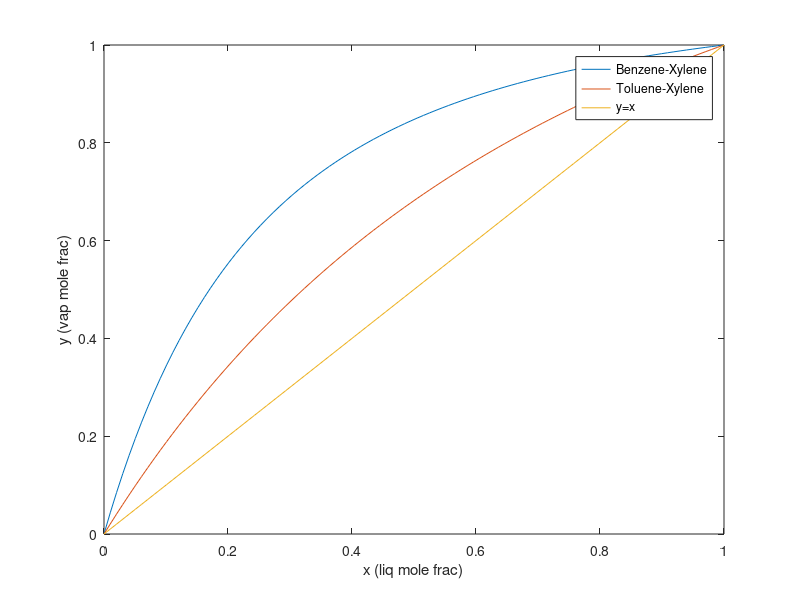

This figure's MATLAB source: (Note: this script raises an error after producing the figure.)
clc
clear all

%% Constants:

% Antoine Constants [B T X]
A = [6.905 6.954 6.99];
B = [1211.03 1344.8 1453.43];
C = [220.79 219.48 215.31];
P_tot = 1.1*750.061; %pressure total
F=100; %kmol/hr feed flow rate
zf=[1,1,1]/3; %intial feed composition
lhv_bz = 33900; %kJ/kmol
lhv_tl = 35000; %kJ/kmol
rho_L = 786.3; %kg/m³
rho_V = 2.577; %kg/m³
%1 = benzene; 2 = toluene; 3 = xylene;

%% Relative volatility cal

% Benzene & Xylene 
x_grid = linspace(0,1,100);
for i = 1:length(x_grid)
    fun1 = @(T) (P_tot-x_grid(i)*10^(A(1)-B(1)/(C(1)+T))-(1-x_grid(i))*10^(A(3)-B(3)/(C(3)+T)));
    T_bx(i) = fzero(fun1,30);
    y_bx(i) = x_grid(i)*10^(A(1)-B(1)/(C(1)+T_bx(i)))/P_tot;
end

%least square curve fit 
fun3 = @(alpha,x) (alpha.*x./(alpha.*x+(1-x))); 
alpha(1) = lsqcurvefit(fun3,1,x_grid,y_bx);


% Toluene & Xylene
for i = 1:length(x_grid)
    fun2 = @(T) (P_tot-x_grid(i)*10^(A(2)-B(2)/(C(2)+T))-(1-x_grid(i))*10^(A(3)-B(3)/(C(3)+T)));
    T_tx(i) = fzero(fun2,30);
    y_tx(i) = x_grid(i)*10^(A(2)-B(2)/(C(2)+T_tx(i)))/P_tot;
end

alpha(2) = lsqcurvefit(fun3,1,x_grid,y_tx);
alpha(3) = 1;
global a
a = alpha;

plot(x_grid,y_bx,x_grid,y_tx,x_grid,x_grid)
legend('Benzene-Xylene','Toluene-Xylene','y=x',Location='southeast');
xlabel('x (liq mole frac)'); ylabel('y (vap mole frac)');
axis([0 1 0 1])

%% Feasibility limit

a = alpha;  
x_d1_grid = 1:-0.01:zf(1);
y2_sol = zeros(length(x_d1_grid),1);
tol = 1e-1;

for i = 2:length(x_d1_grid)
    f = @(y2) str_locus(a,zf,x_d1_grid(i),y2);
    y2_guess = 1-abs(x_d1_grid);
    for j = 1:length(y2_guess)
        sol_return(j) = fzero(f,y2_guess(j));
        k = abs(sol_return(j)-y2_sol(i-1));
        if(k<tol)
            y2_sol(i) = sol_return(j);
        break
        end
    end
end

y2_sol=y2_sol';

%maximum impurity
x_d1 = 0.99;
[~, idx] = min(abs(x_d1_grid - x_d1));
feasibility_limit = y2_sol(idx);

%Rmin of heavy key
x_d2_grid = linspace(1e-8,feasibility_limit,51);
x_d3_grid = 1-x_d2_grid-x_d1;
x_b1 = 0.01;
k1 = (zf(1)-x_b1)/(x_d1-zf(1)); %lever rule

%B = bottom flow; D = distillate flow;
B = F/(k1+1);
D = k1*B;
R_min = zeros(1, length(x_d2_grid));  

for j = 1:length(x_d2_grid)
    xD = [x_d1, x_d2_grid(j), x_d3_grid(j)];
    xB = [x_b1, zf(2) - k1 * (xD(2) - zf(2)), zf(3) - k1 * (xD(3) - zf(3))];
    b = linspace(0.95, 0.01, length(x_d2_grid));
    area = zeros(length(b),1);
    xpr_guess = [0, 1];
    xps_guess = [1, 0];

    for p = 1:length(b)
        r = b(p) / (1 - b(p));
        s = (r + 1) * k1;
        xD_trim = xD(1:2);
        xB_trim = xB(1:2);
        a_trim = a(1:2);
        f = @(x) rctf_sadle(xD_trim, r, a_trim, x);
        f2 = @(x) str_node(xB_trim, s, a_trim, x);
        xp_r = fsolve(f, xpr_guess);
        xp_s = fsolve(f2, xps_guess);
        xpr_guess = xp_r;
        xps_guess = xp_s;
        e1 = (zf(1:2) - xp_r)';
        e2 = (xp_s - xp_r)';
        area(p) = det([e1 e2]);
    end

    idx = find(area < 0, 1);
  
    disp(['Iteration j = ', num2str(j)]);
    disp(['Index found: ', num2str(idx)]);
    
    if ~isempty(idx)
        b_req = b(idx);
        R_min(j) = b_req / (1 - b_req);
    end
end

%disp('Final R_min values:');
%disp(R_min);
R_operation = 1.25.*R_min;

for j = 1:length(R_operation)
    R = R_operation(j);
    N = 50;
    xD = [x_d1, x_d2_grid(j), x_d3_grid(j)];
    xB = [x_b1, zf(2) - k1 * (xD(2) - zf(2)), zf(3) - k1 * (xD(3) - zf(3))];
    xa_d = xD(1);
    xa_b = xB(1);
    k1 = @(xa_b) (zf(1) - xa_b) / (xa_d - zf(1));

    B = F / (k1(xa_b) + 1);
    D = k1(xa_b) * B;

    V = (R + 1) * D;
    L_rectifying = R * D;
    S = V / B;
    L_stripping = (S + 1) * B;
    
    yr = zeros(N+1, 3);
    xr = zeros(N, 3);
    xs = zeros(N+1, 3);
    ys = zeros(N, 3);
    yr(1, :) = xD;

    for i = 1:N
        xr(i, :) = yr(i, :) ./ a / sum(yr(i, :) ./ a);
        yr(i+1, :) = (R / (R+1)) * xr(i, :) + xD / (R+1);
    end
    
    xs(1, :) = xB;
    for i = 1:N
        ys(i, :) = xs(i, :) .* a / sum(xs(i, :) .* a);
        xs(i+1, :) = (S / (S+1)) * ys(i, :) + xB / (S+1);
    end 
    
    tol = 1e-4;
    idx = 0; 
    
    for j = 1:N
        diff = (xr(j,1) - zf(1));
        if diff < 0
           idx = j;
           break
        end
        idx=j+1;
    end
    idx_s = 0; 
    
    for j =1:N
        diff = -(xs(j,1) - zf(1));
        if diff < 0
           idx_s = j;
           break
        end
        idx_s=j+1;
    end

    N_rctf(j) = idx;
    N_str(j) = idx_s;
    N_total(j) = N_str(j)+N_rctf(j);
end

[~,idx_opt]=min(N_total);
xD2_opt=x_d2_grid(idx_opt); % optimum heavy key impurity to operate at 
R_opt=R_min(idx_opt);

N_total

% PART B 
R_grid = R_opt:0.1:10*R_opt;

for j = 1:length(R_grid)
    R = R_grid(j);
    N = 50;
    xD = [x_d1, x_d2_grid(j), x_d3_grid(j)];
    xB = [x_b1, zf(2) - k1 * (xD(2) - zf(2)), zf(3) - k1 * (xD(3) - zf(3))];
    xa_b = xB(1);
    xa_d = xD(1);
    k1 = @(xa_b) (zf(1) - xa_b) / (xa_d - zf(1));
    

    B = F / (k1(xa_b) + 1);
    D = k1(xa_b) * B;
    
    V = (R + 1) * D;
    L_rectifying = R * D;
    S = V / B;
    L_stripping = (S + 1) * B;
    
    yr = zeros(N+1, 3);
    xr = zeros(N, 3);
    xs = zeros(N+1, 3);
    ys = zeros(N, 3);
    yr(1, :) = xD;
    
    for i = 1:N
        xr(i, :) = yr(i, :) ./ a / sum(yr(i, :) ./ a);
        yr(i+1, :) = (R / (R+1)) * xr(i, :) + xD / (R+1);
    end
    
    xs(1, :) = xB;
    for i = 1:N
        ys(i, :) = xs(i, :) .* a / sum(xs(i, :) .* a);
        xs(i+1, :) = (S / (S+1)) * ys(i, :) + xB / (S+1);
    end 
    
    tol = 1e-4;
    
    idx = 0; 
    
    for j = 1:N
        diff = (xr(j,1) - zf(1));
        if diff < 0
           idx = j;
           break
        end
        idx=j+1;
    end
    idx_s = 0; 
    
    for j =1:N
        diff = -(xs(j,1) - zf(1));
        if diff < 0
           idx_s = j;
           break
        end
        idx_s=j+1;
    end

    N_rect(j) = idx;
    N_strip(j) = idx_s;
    N_tot(j)=N_strip(j)+N_rect(j);
    % COST CALCULATIONS 
    Q_reb =((V-D)*lhv_tl)/3600;
    Q_cond =(V*lhv_bz)/3600;
    FLV=(L_rectifying/V)*(rho_V/rho_L)^0.5;
end
